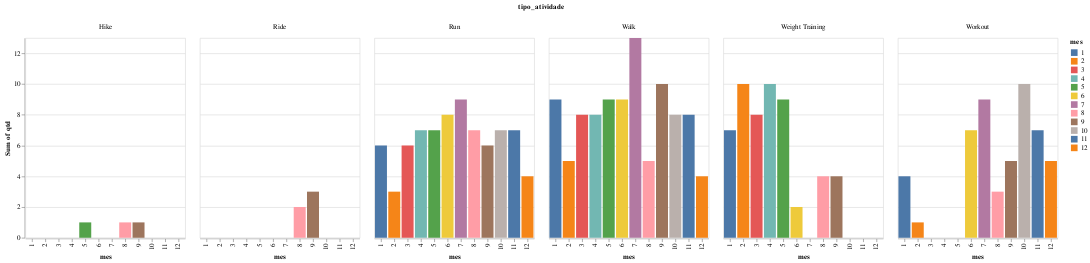

Notebook source saved alongside this figure:
### Code cell
alt.Chart(df_filtrado).mark_bar().encode(
    x='mes:O',
    y='sum(qtd):Q',
    color='mes:N',
    column='tipo_atividade:N'
)

### Figure 1 — Vega specification as saved in the notebook (floating-point values rounded to 4 significant figures)
{"$schema": "https://vega.github.io/schema/vega/v5.json", "data": [{"name": "source_0", "values": [{"mes": 1, "tipo_atividade": "Walk", "sum_qtd": 9}, {"mes": 2, "tipo_atividade": "Walk", "sum_qtd": 5}, {"mes": 3, "tipo_atividade": "Walk", "sum_qtd": 8}, {"mes": 4, "tipo_atividade": "Walk", "sum_qtd": 8}, {"mes": 5, "tipo_atividade": "Walk", "sum_qtd": 9}, {"mes": 6, "tipo_atividade": "Walk", "sum_qtd": 9}, {"mes": 7, "tipo_atividade": "Walk", "sum_qtd": 13}, {"mes": 8, "tipo_atividade": "Walk", "sum_qtd": 5}, {"mes": 9, "tipo_atividade": "Walk", "sum_qtd": 10}, {"mes": 10, "tipo_atividade": "Walk", "sum_qtd": 8}, {"mes": 11, "tipo_atividade": "Walk", "sum_qtd": 8}, {"mes": 12, "tipo_atividade": "Walk", "sum_qtd": 4}, {"mes": 1, "tipo_atividade": "Run", "sum_qtd": 6}, {"mes": 2, "tipo_atividade": "Run", "sum_qtd": 3}, {"mes": 3, "tipo_atividade": "Run", "sum_qtd": 6}, {"mes": 4, "tipo_atividade": "Run", "sum_qtd": 7}, {"mes": 5, "tipo_atividade": "Run", "sum_qtd": 7}, {"mes": 6, "tipo_atividade": "Run", "sum_qtd": 8}, {"mes": 7, "tipo_atividade": "Run", "sum_qtd": 9}, {"mes": 8, "tipo_atividade": "Run", "sum_qtd": 7}, {"mes": 9, "tipo_atividade": "Run", "sum_qtd": 6}, {"mes": 10, "tipo_atividade": "Run", "sum_qtd": 7}, {"mes": 11, "tipo_atividade": "Run", "sum_qtd": 7}, {"mes": 12, "tipo_atividade": "Run", "sum_qtd": 4}, {"mes": 1, "tipo_atividade": "Workout", "sum_qtd": 4}, {"mes": 2, "tipo_atividade": "Workout", "sum_qtd": 1}, {"mes": 6, "tipo_atividade": "Workout", "sum_qtd": 7}, {"mes": 7, "tipo_atividade": "Workout", "sum_qtd": 9}, {"mes": 8, "tipo_atividade": "Workout", "sum_qtd": 3}, {"mes": 9, "tipo_atividade": "Workout", "sum_qtd": 5}, {"mes": 10, "tipo_atividade": "Workout", "sum_qtd": 10}, {"mes": 11, "tipo_atividade": "Workout", "sum_qtd": 7}, {"mes": 12, "tipo_atividade": "Workout", "sum_qtd": 5}, {"mes": 8, "tipo_atividade": "Ride", "sum_qtd": 2}, {"mes": 9, "tipo_atividade": "Ride", "sum_qtd": 3}, {"mes": 5, "tipo_atividade": "Hike", "sum_qtd": 1}, {"mes": 8, "tipo_atividade": "Hike", "sum_qtd": 1}, {"mes": 9, "tipo_atividade": "Hike", "sum_qtd": 1}, {"mes": 1, "tipo_atividade": "Weight Training", "sum_qtd": 7}, {"mes": 2, "tipo_atividade": "Weight Training", "sum_qtd": 10}, {"mes": 3, "tipo_atividade": "Weight Training", "sum_qtd": 8}, {"mes": 4, "tipo_atividade": "Weight Training", "sum_qtd": 10}, {"mes": 5, "tipo_atividade": "Weight Training", "sum_qtd": 9}, {"mes": 6, "tipo_atividade": "Weight Training", "sum_qtd": 2}, {"mes": 8, "tipo_atividade": "Weight Training", "sum_qtd": 4}, {"mes": 9, "tipo_atividade": "Weight Training", "sum_qtd": 4}]}, {"name": "column_domain", "values": [{"tipo_atividade": "Walk", "count": 12}, {"tipo_atividade": "Run", "count": 12}, {"tipo_atividade": "Workout", "count": 9}, {"tipo_atividade": "Ride", "count": 2}, {"tipo_atividade": "Hike", "count": 3}, {"tipo_atividade": "Weight Training", "count": 8}]}, {"name": "source_0_x_domain_mes", "values": [{"mes": 1}, {"mes": 2}, {"mes": 3}, {"mes": 4}, {"mes": 5}, {"mes": 6}, {"mes": 7}, {"mes": 8}, {"mes": 9}, {"mes": 10}, {"mes": 11}, {"mes": 12}]}, {"name": "source_0_y_domain_sum_qtd", "values": [{"min": 1, "max": 13}]}, {"name": "source_0_color_domain_mes", "values": [{"mes": 1}, {"mes": 2}, {"mes": 3}, {"mes": 4}, {"mes": 5}, {"mes": 6}, {"mes": 7}, {"mes": 8}, {"mes": 9}, {"mes": 10}, {"mes": 11}, {"mes": 12}]}], "signals": [{"name": "x_step", "value": 20}, {"name": "child_width", "update": "bandspace(domain('x').length, 0.1, 0.05) * x_step"}, {"name": "child_height", "value": 300}], "marks": [{"type": "group", "name": "column-title", "title": {"text": "tipo_atividade", "style": "guide-title", "offset": 10}, "role": "column-title"}, {"type": "group", "name": "row_header", "encode": {"update": {"height": {"signal": "child_height"}}}, "axes": [{"scale": "y", "labelOverlap": true, "tickCount": {"signal": "ceil(child_height/40)"}, "grid": false, "zindex": 0, "orient": "left", "title": "Sum of qtd"}], "role": "row-header"}, {"type": "group", "name": "column_header", "from": {"data": "column_domain"}, "sort": {"field": "datum[\"tipo_atividade\"]", "order": "ascending"}, "encode": {"update": {"width": {"signal": "child_width"}}}, "title": {"text": {"signal": "isValid(parent[\"tipo_atividade\"]) ? parent[\"tipo_atividade\"] : \"\"+parent[\"tipo_atividade\"]"}, "style": "guide-label", "frame": "group", "offset": 10}, "role": "column-header"}, {"type": "group", "name": "column_footer", "from": {"data": "column_domain"}, "sort": {"field": "datum[\"tipo_atividade\"]", "order": "ascending"}, "encode": {"update": {"width": {"signal": "child_width"}}}, "axes": [{"scale": "x", "orient": "bottom", "title": "mes", "labelAlign": "right", "labelAngle": 270, "labelBaseline": "middle", "zindex": 0, "grid": false}], "role": "column-footer"}, {"type": "group", "name": "cell", "from": {"facet": {"data": "source_0", "name": "facet", "groupby": ["tipo_atividade"]}}, "sort": {"field": ["datum[\"tipo_atividade\"]"], "order": ["ascending"]}, "encode": {"update": {"width": {"signal": "child_width"}, "height": {"signal": "child_height"}}}, "marks": [{"type": "rect", "name": "child_marks", "from": {"data": "facet"}, "encode": {"update": {"width": {"signal": "max(0.25, bandwidth('x'))"}, "y2": {"value": 0, "scale": "y"}, "x": {"field": "mes", "scale": "x"}, "y": {"field": "sum_qtd", "scale": "y"}, "fill": {"field": "mes", "scale": "color"}}}, "style": ["bar"]}], "axes": [{"scale": "y", "domain": false, "maxExtent": 0, "tickCount": {"signal": "ceil(child_height/40)"}, "labels": false, "gridScale": "x", "orient": "left", "aria": false, "minExtent": 0, "grid": true, "zindex": 0, "ticks": false}], "style": "cell"}], "scales": [{"name": "x", "type": "band", "domain": {"data": "source_0_x_domain_mes", "field": "mes", "sort": true}, "range": {"step": {"signal": "x_step"}}, "paddingOuter": 0.05, "paddingInner": 0.1}, {"name": "y", "type": "linear", "domain": [{"signal": "(data(\"source_0_y_domain_sum_qtd\")[0] || {}).min"}, {"signal": "(data(\"source_0_y_domain_sum_qtd\")[0] || {}).max"}], "range": [{"signal": "child_height"}, 0], "zero": true, "nice": true}, {"name": "color", "type": "ordinal", "domain": {"data": "source_0_color_domain_mes", "field": "mes", "sort": true}, "range": "category"}], "padding": 5, "layout": {"padding": 20, "offset": {"columnTitle": 10}, "columns": {"signal": "length(data('column_domain'))"}, "bounds": "full", "align": "all"}, "background": "white", "legends": [{"fill": "color", "symbolType": "square", "title": "mes"}]}
